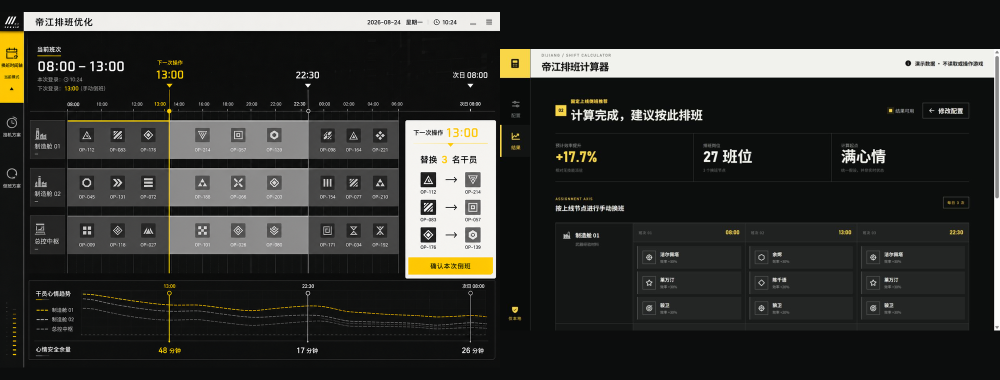
#> input picture design-qa-comparison.png, 2000 x 760 px, given in place of IMG_0109.PNG, which was not available (shown at 1/2 size)
$ python compose-design-qa.py
#> lines starting #> are read from the running program, lines starting #| are printed output that depends on the picture; pictures that were not available may be replaced by others from this repository, and a replacement may not be noted
from pathlib import Path
from PIL import Image, ImageDraw, ImageFont

ROOT = Path(r"D:\ChatGPT files\Endfield-IS")
DOWNLOADS = Path(r"C:\Users\ZengYiming\Downloads")


def fit(image: Image.Image, size: tuple[int, int]) -> Image.Image:
    copy = image.copy()
    copy.thumbnail(size, Image.Resampling.LANCZOS)
    return copy


def make_board(source_path: Path, implementation_path: Path, output_path: Path, title: str) -> None:
    board = Image.new("RGB", (1680, 940), "#111313")
    draw = ImageDraw.Draw(board)
    font = ImageFont.load_default()
    draw.text((30, 20), title, fill="#fff200", font=font)
    draw.text((30, 48), f"SOURCE: {source_path.name}", fill="#f5f5f1", font=font)
    draw.text((855, 48), f"IMPLEMENTATION: {implementation_path.name}", fill="#f5f5f1", font=font)

    source = fit(Image.open(source_path).convert("RGB"), (795, 820))
#> in fit, copy is the input picture: PIL image 2000x760 RGB; mean R, G, B 51, 51.2, 47.8
    implementation = fit(Image.open(implementation_path).convert("RGB"), (795, 820))
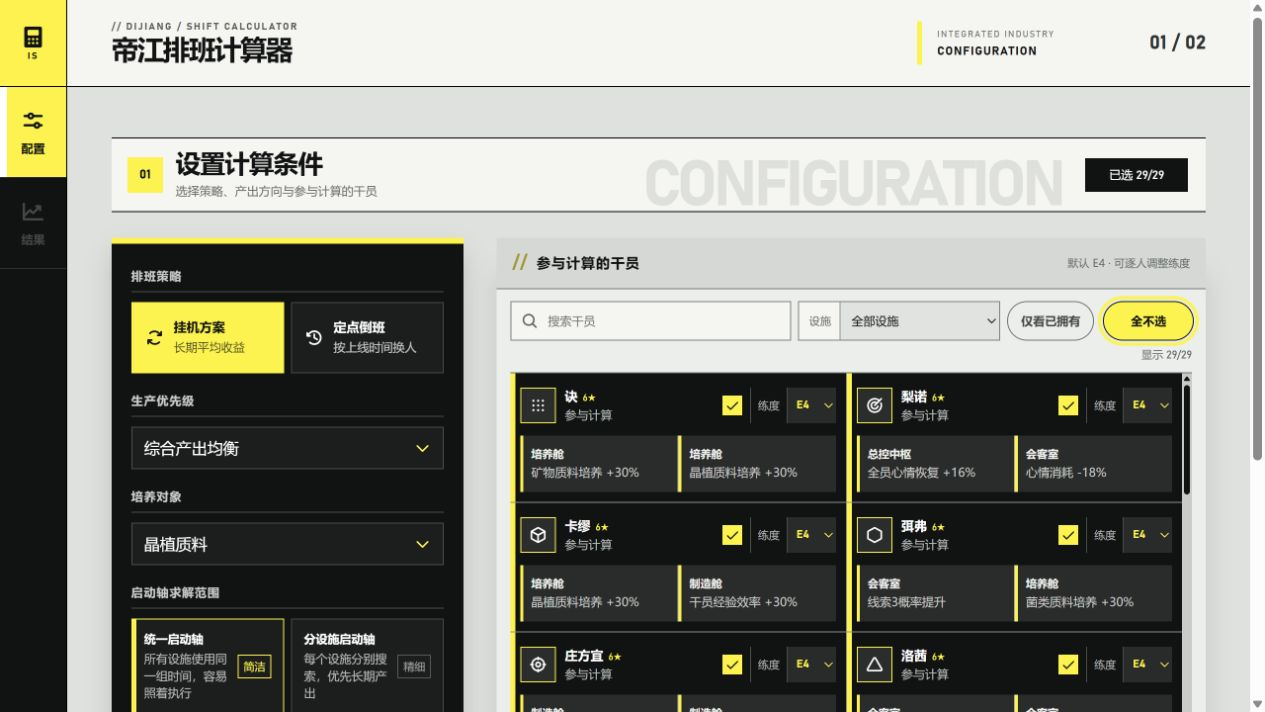
#> input picture implementation-endfield-web-config-selected.png, 1265 x 712 px, found by its file name
#> in fit, copy is the input picture: PIL image 1265x712 RGB; mean R, G, B 137.6, 139, 130
    board.paste(source, (30 + (795 - source.width) // 2, 88 + (820 - source.height) // 2))
    board.paste(implementation, (855 + (795 - implementation.width) // 2, 88 + (820 - implementation.height) // 2))
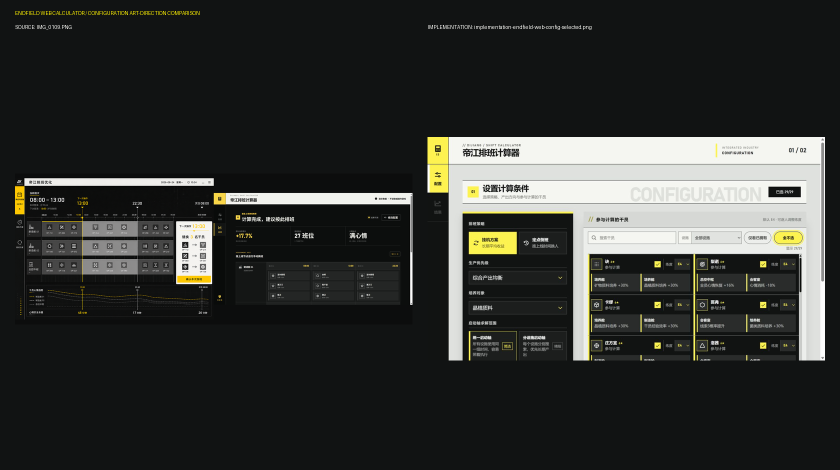
#> board: PIL image 1680x940 RGB (shown at 1/2 size); mean R, G, B 49.6, 51.2, 48.5
    board.save(output_path, quality=95)


make_board(
    DOWNLOADS / "IMG_0109.PNG",
    ROOT / "implementation-endfield-web-config-selected.png",
    ROOT / "design-qa-endfield-config-comparison.png",
    "ENDFIELD WEB CALCULATOR / CONFIGURATION ART-DIRECTION COMPARISON",
)
make_board(
    DOWNLOADS / "IMG_0107.PNG",
    ROOT / "implementation-endfield-web-shift-result.png",
    ROOT / "design-qa-endfield-result-comparison.png",
    "ENDFIELD WEB CALCULATOR / RESULT DENSITY COMPARISON",
)
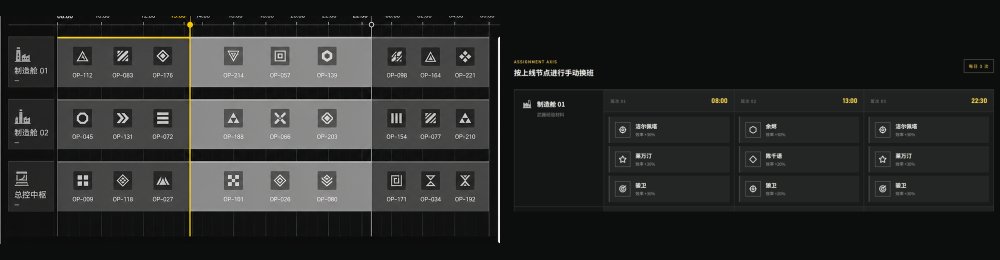
#> input picture design-qa-focused.png, 2000 x 520 px, given in place of IMG_0107.PNG, which was not available (shown at 1/2 size)
#> in fit, copy is the input picture: PIL image 2000x520 RGB; mean R, G, B 42.1, 42.8, 41.9
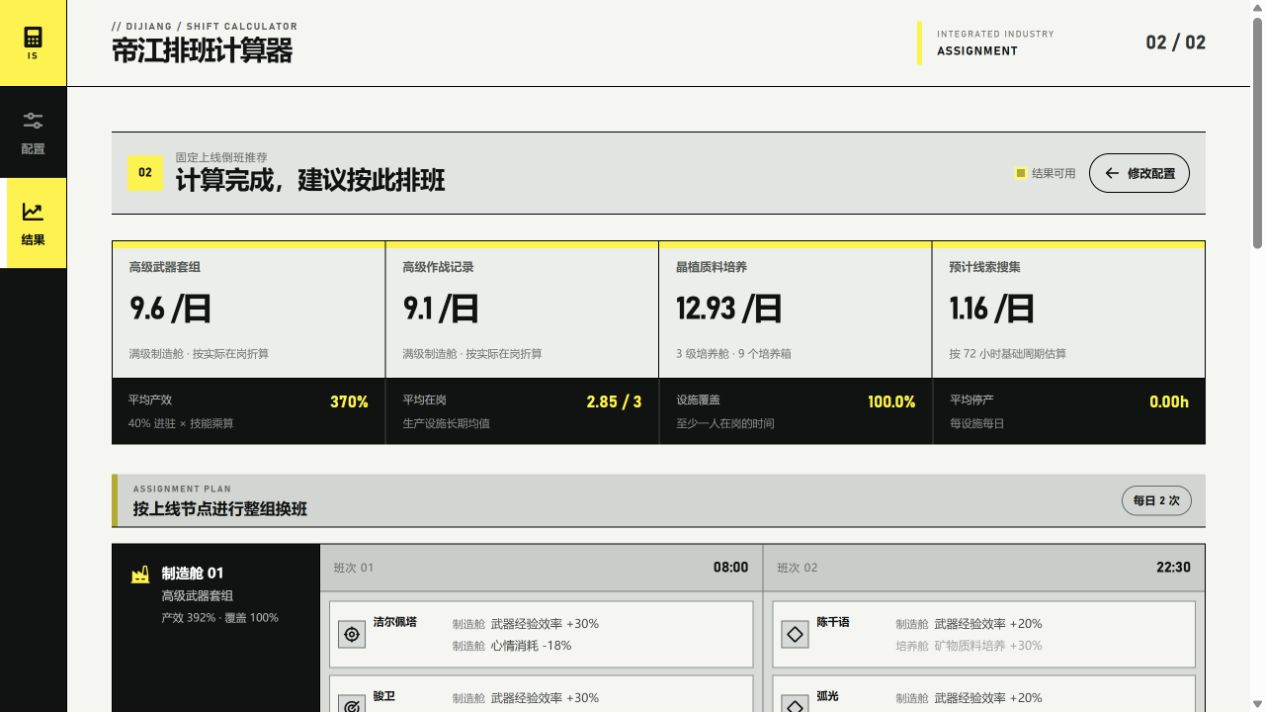
#> input picture implementation-endfield-web-shift-result.png, 1265 x 712 px, found by its file name
#> call 4 of fit, with size = (795, 820)
#> in fit, copy is the input picture: PIL image 1265x712 RGB; mean R, G, B 194.1, 195.4, 188.2
#> in fit (call 4), `copy.thumbnail(size, Image.Resampling.LANCZOS)`:
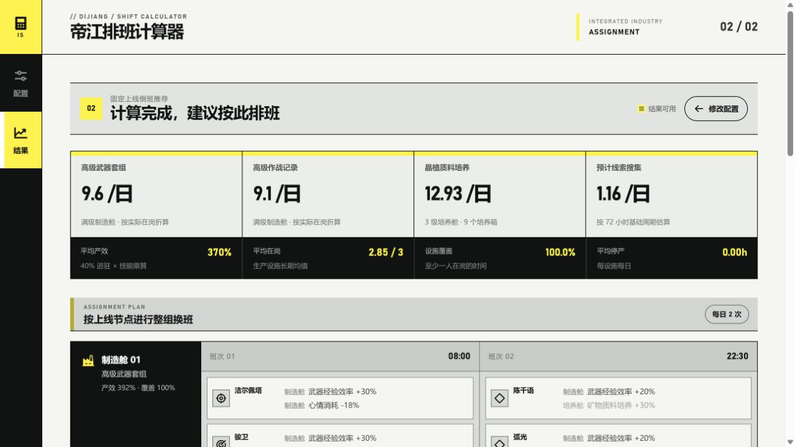
#> copy: PIL image 795x447 RGB; mean R, G, B 194.1, 195.3, 188.2
#> in make_board (call 2), `board.paste(source, (30 + (795 - source.width) // 2, 88 + (820 - sourc..`:
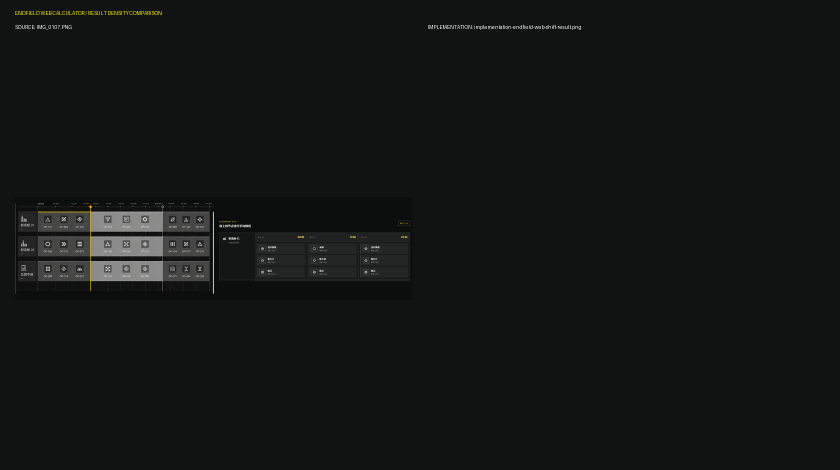
#> board: PIL image 1680x940 RGB (shown at 1/2 size); mean R, G, B 19.9, 21.7, 21.5
#> in make_board (call 2), `board.paste(implementation, (855 + (795 - implementation.width) // 2, ..`:
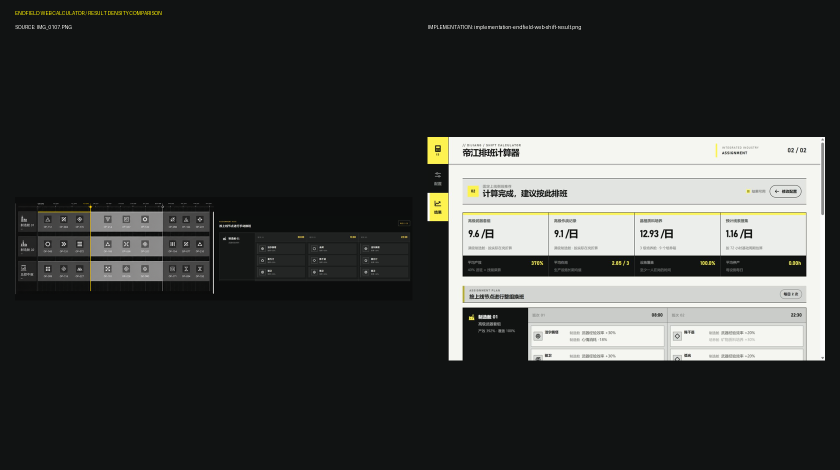
#> board: PIL image 1680x940 RGB (shown at 1/2 size); mean R, G, B 59.7, 61.4, 59.6

print("wrote design QA comparison boards")
